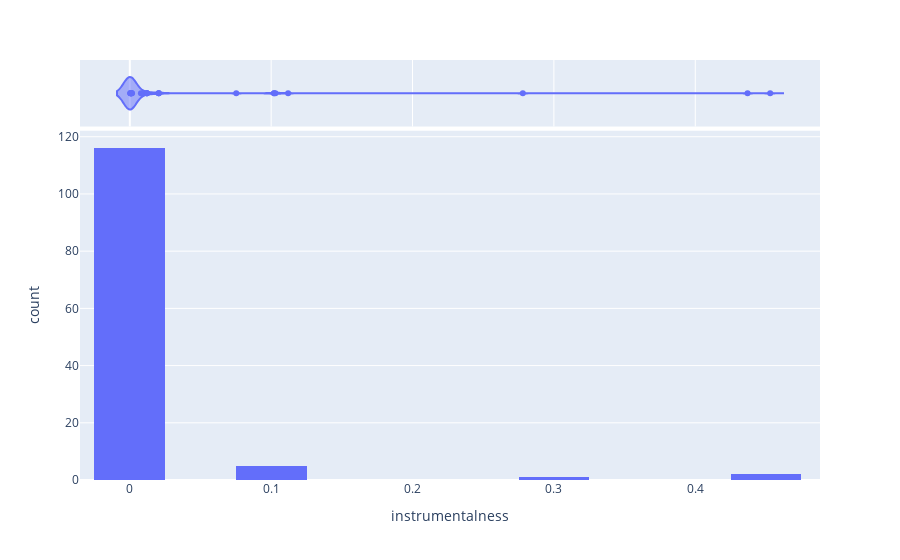

Notebook code for this chart:
### Markdown cell above
Instrumentalness

### Code cell
fig = px.histogram(df, x="instrumentalness", nbins=10, marginal="violin")
fig.show()

### Figure 1 — Plotly figure (JSON) as saved in the notebook; plotly's stock layout.template omitted (floating-point values rounded to 4 significant figures)
{"data": [{"alignmentgroup": "True", "bingroup": "x", "hovertemplate": "instrumentalness=%{x}<br>count=%{y}<extra></extra>", "legendgroup": "", "marker": {"color": "#636efa", "pattern": {"shape": ""}}, "name": "", "nbinsx": 10, "offsetgroup": "", "orientation": "v", "showlegend": false, "type": "histogram", "x": [0, 3.89e-06, 0, 2.15e-05, 4.77e-05, 0, 6.26e-05, 0, 0, 0.000117, 0.000117, 0.000117, 0.000117, 0.00786, 4.67e-05, 6.04e-06, 4.65e-05, 1.54e-06, 8.44e-05, 2.04e-06, 1.27e-05, 0.000349, 0.000268, 0, 9.96e-05, 0.00951, 0.000452, 0.0204, 0.00134, 0.103, 3.18e-05, 0.112, 0.437, 0.000104, 0.000715, 0.00103, 0.0753, 0.453, 0.00155, 0, 0.278, 0.00041, 0.000889, 0, 0, 1.13e-05, 1.26e-06, 0, 2.83e-05, 0.000144, 0.00122, 0.000263, 0, 0, 0.012, 0.012, 7.78e-05, 7.78e-05, 0, 0, 0.0122, 0.0122, 0, 0, 0, 0, 0, 0, 0, 0, 0, 0, 0, 0, 0, 0, 0, 0, 0, 0, 0, 0, 0, 0, 0, 0, 0, 0, 0, 0, 0, 0, 0, 0, 4.82e-05, 4.82e-05, 0, 0, 0, 0, 1.59e-05, 1.59e-05, 0, 0, 0, 0, 0, 0, 0, 0, 0, 0, 0.102, 0.102, 0, 0, 1.21e-05, 1.21e-05, 0.0205, 0.0205, 0.000173, 0.000173, 3.99e-06, 3.99e-06], "xaxis": "x", "yaxis": "y"}, {"alignmentgroup": "True", "hovertemplate": "instrumentalness=%{x}<extra></extra>", "legendgroup": "", "marker": {"color": "#636efa"}, "name": "", "offsetgroup": "", "scalegroup": "x", "showlegend": false, "type": "violin", "x": [0, 3.89e-06, 0, 2.15e-05, 4.77e-05, 0, 6.26e-05, 0, 0, 0.000117, 0.000117, 0.000117, 0.000117, 0.00786, 4.67e-05, 6.04e-06, 4.65e-05, 1.54e-06, 8.44e-05, 2.04e-06, 1.27e-05, 0.000349, 0.000268, 0, 9.96e-05, 0.00951, 0.000452, 0.0204, 0.00134, 0.103, 3.18e-05, 0.112, 0.437, 0.000104, 0.000715, 0.00103, 0.0753, 0.453, 0.00155, 0, 0.278, 0.00041, 0.000889, 0, 0, 1.13e-05, 1.26e-06, 0, 2.83e-05, 0.000144, 0.00122, 0.000263, 0, 0, 0.012, 0.012, 7.78e-05, 7.78e-05, 0, 0, 0.0122, 0.0122, 0, 0, 0, 0, 0, 0, 0, 0, 0, 0, 0, 0, 0, 0, 0, 0, 0, 0, 0, 0, 0, 0, 0, 0, 0, 0, 0, 0, 0, 0, 0, 0, 4.82e-05, 4.82e-05, 0, 0, 0, 0, 1.59e-05, 1.59e-05, 0, 0, 0, 0, 0, 0, 0, 0, 0, 0, 0.102, 0.102, 0, 0, 1.21e-05, 1.21e-05, 0.0205, 0.0205, 0.000173, 0.000173, 3.99e-06, 3.99e-06], "xaxis": "x2", "yaxis": "y2"}], "layout": {"barmode": "relative", "legend": {"tracegroupgap": 0}, "margin": {"t": 60}, "xaxis": {"anchor": "y", "domain": [0, 1], "title": {"text": "instrumentalness"}}, "xaxis2": {"anchor": "y2", "domain": [0, 1], "matches": "x", "showgrid": true, "showticklabels": false}, "yaxis": {"anchor": "x", "domain": [0, 0.8316], "title": {"text": "count"}}, "yaxis2": {"anchor": "x2", "domain": [0.8416, 1], "matches": "y2", "showgrid": false, "showline": false, "showticklabels": false, "ticks": ""}}}
